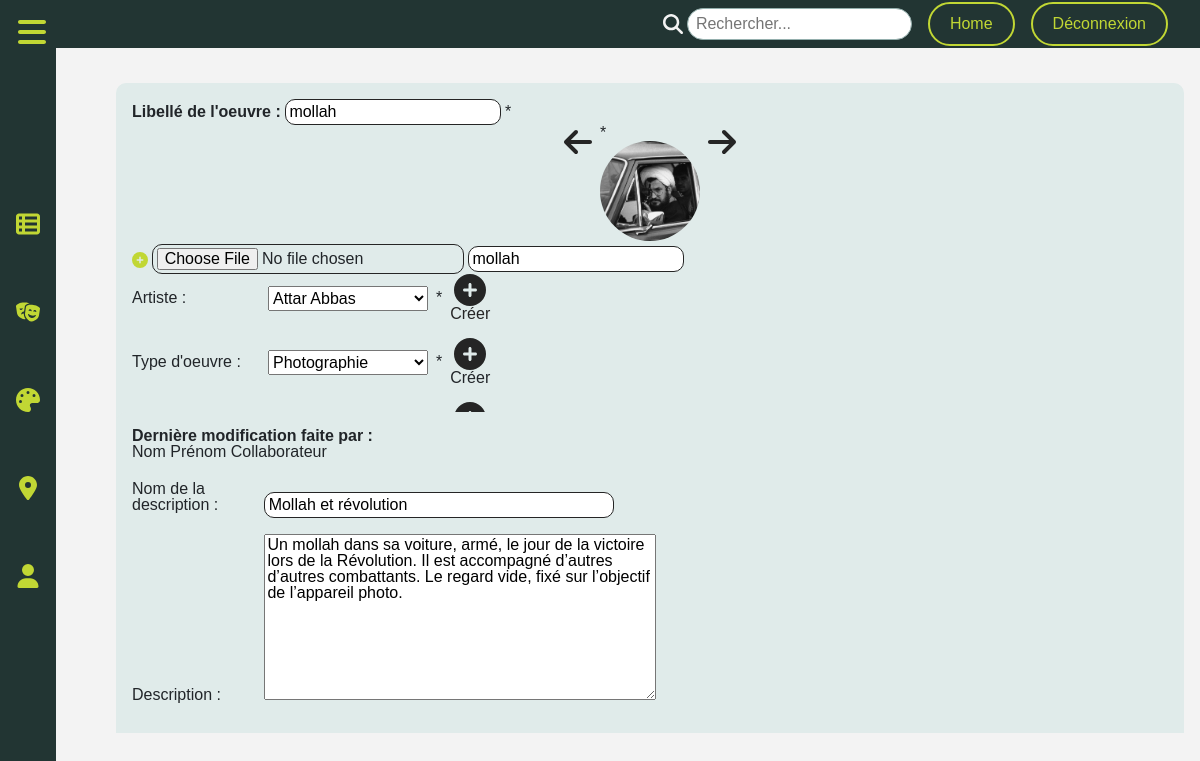
The app's page /oeuvre-update.php?id=1 with its own data.
### tables this page shows
CREATE TABLE `image` (
  `id_Image` int(11) NOT NULL,
  `libelle_Image` varchar(50) DEFAULT NULL,
  `chemin_Image` varchar(255) DEFAULT NULL,
  `Id_oeuvre` int(11) NOT NULL
);

CREATE TABLE `oeuvres` (
  `Id_oeuvre` int(11) NOT NULL,
  `libelle_Oeuvre` varchar(150) NOT NULL,
  `hauteur_Oeuvre` decimal(15,2) DEFAULT NULL,
  `largeur_Oeuvre` decimal(15,2) DEFAULT NULL,
  `profondeur_Oeuvre` decimal(15,2) DEFAULT NULL,
  `poids_Oeuvre` decimal(15,2) DEFAULT NULL,
  `prix` decimal(15,2) DEFAULT NULL,
  `etat_Oeuvre` tinyint(1) DEFAULT NULL,
  `Consultation_Oeuvre` int(11) DEFAULT NULL,
  `Id_Exposition` int(11) NOT NULL,
  `Id_Position` int(11) NOT NULL,
  `Id_Type` int(11) NOT NULL,
  `Id_Artiste` int(11) NOT NULL,
  `chemin_Flashcode` varchar(255) NOT NULL
);

CREATE TABLE `artiste` (
  `Id_Artiste` int(11) NOT NULL,
  `Nom_Artiste` varchar(150) NOT NULL,
  `Prenom_Artiste` varchar(50) DEFAULT NULL,
  `Email_Artiste` varchar(150) NOT NULL,
  `tel_Artiste` varchar(50) DEFAULT NULL,
  `id_DirArt` int(11) DEFAULT NULL
);

CREATE TABLE `type_oeuvre` (
  `Id_Type` int(11) NOT NULL,
  `libelle_Type` varchar(150) NOT NULL
);

CREATE TABLE `contenu` (
  `id_Contenu` int(11) NOT NULL,
  `description_Contenu` text,
  `Auteur_Contenu` varchar(100) DEFAULT NULL,
  `libelle_contenu` varchar(100) DEFAULT NULL,
  `Id_oeuvre` int(11) NOT NULL,
  `Id_Langue` int(11) NOT NULL
);

### includes/components/oeuvre-update-infos.php (the view, shortened to what this page needs)
<?php
$id = $_GET["id"];
$sql = "SELECT * FROM type_oeuvre";
$requeteType = $db->query($sql);
$types = $requeteType->fetchAll(PDO::FETCH_ASSOC);
$sql = "SELECT Id_Artiste, Nom_Artiste, Prenom_Artiste FROM artiste";
$requeteArtiste = $db->query($sql);
$artistes = $requeteArtiste->fetchAll(PDO::FETCH_ASSOC);
$sql = "SELECT oeuvres.Id_oeuvre, oeuvres.libelle_Oeuvre, oeuvres.hauteur_Oeuvre, oeuvres.largeur_Oeuvre, oeuvres.profondeur_Oeuvre, oeuvres.poids_Oeuvre, oeuvres.prix, oeuvres.etat_Oeuvre, oeuvres.Id_Exposition, oeuvres.Id_Position, oeuvres.Id_Type, oeuvres.Id_Artiste, image.chemin_Image, image.libelle_Image
FROM oeuvres
JOIN image ON oeuvres.Id_oeuvre = image.Id_oeuvre
WHERE oeuvres.Id_oeuvre = :id";
try {
    $requete = $db->prepare($sql);
    $requete->bindValue(":id", $id, PDO::PARAM_INT);
    $requete->execute();
    $oeuvre = $requete->fetch();
} catch (PDOException $e) {
    echo "Erreur de lors de la récupération du projet" . $e->getMessage();
}
;?>
<form action="" method="POST" enctype="multipart/form-data">
            <div id="blur-container">
                <div class="div-libelle-add-oeuvre">
                    <label for="libelle">Libellé de l'oeuvre :</label>
                    <input type="text" name="libelle" id="libelle" class="field-add-oeuvre" value="<?php echo $oeuvre["libelle_Oeuvre"]?>">
                    <span>*</span>
                </div>
                <div class="div-photo-add-oeuvre">
                    <div class="arrow-left-btn">
                        <button><svg  viewBox="0 0 448 512"><path d="M9.4 233.4c-12.5 12.5-12.5 32.8 0 45.3l160 160c12.5 12.5 32.8 12.5 45.3 0s12.5-32.8 0-45.3L109.2 288 416 288c17.7 0 32-14.3 32-32s-14.3-32-32-32l-306.7 0L214.6 118.6c12.5-12.5 12.5-32.8 0-45.3s-32.8-12.5-45.3 0l-160 160z"/></svg></button>
                    </div>
                    <div class="container-img-oeuvre">
                        <span>*</span>
                        <div class="image-svg-container">
                            <img src="artwork/<?php echo $oeuvre["chemin_Image"];?>" alt="">
                        </div>
                    </div>
                    <div class="arrow-right-btn">
                        <button><svg viewBox="0 0 448 512"><path d="M438.6 278.6c12.5-12.5 12.5-32.8 0-45.3l-160-160c-12.5-12.5-32.8-12.5-45.3 0s-12.5 32.8 0 45.3L338.8 224 32 224c-17.7 0-32 14.3-32 32s14.3 32 32 32l306.7 0L233.4 393.4c-12.5 12.5-12.5 32.8 0 45.3s32.8 12.5 45.3 0l160-160z"/></svg></button>
                    </div>
                </div>
                <div>
                    <label class="svg-add-img" for="imgOeuvre">
                        <svg  viewBox="0 0 512 512"><path d="M256 512A256 256 0 1 0 256 0a256 256 0 1 0 0 512zM232 344V280H168c-13.3 0-24-10.7-24-24s10.7-24 24-24h64V168c0-13.3 10.7-24 24-24s24 10.7 24 24v64h64c13.3 0 24 10.7 24 24s-10.7 24-24 24H280v64c0 13.3-10.7 24-24 24s-24-10.7-24-24z"/></svg>
                    </label>
                    <input type="file" name="imgOeuvre" id="imgOeuvre" accept="image/*">
                    <input type="text" name="libelleImg" id="libelleImg" placeholder="Libellé de l'image" value="<?= $oeuvre["libelle_Image"];?>">
                </div>
                <div class="div-infos-oeuvre">
                    <div class="select-type-add-oeuvre">
                        <label for="artiste">Artiste :</label>
                        <select name="artiste" id="artiste">
                            <?php foreach($artistes as $artiste) :?>
                            <option value="<?= $artiste["Id_Artiste"]?>" <?= ($artiste["Id_Artiste"] == $oeuvre["Id_Artiste"]) ? 'selected' : ''?>><?php echo $artiste["Nom_Artiste"]?> <?php echo $artiste["Prenom_Artiste"]?></option>
                            <?php endforeach;?>
                        </select>
                        <span>*</span>
                        <div class="add-type-plus">
                            <a href="#">
                                <svg  viewBox="0 0 512 512"><path d="M256 512A256 256 0 1 0 256 0a256 256 0 1 0 0 512zM232 344V280H168c-13.3 0-24-10.7-24-24s10.7-24 24-24h64V168c0-13.3 10.7-24 24-24s24 10.7 24 24v64h64c13.3 0 24 10.7 24 24s-10.7 24-24 24H280v64c0 13.3-10.7 24-24 24s-24-10.7-24-24z"/></svg>
                                <span>Créer</span>
                            </a>
                        </div>
                    </div>
                    <div class="select-type-add-oeuvre">
                        <label for="type">Type d'oeuvre :</label>
                        <select name="type" id="type">
                            <?php foreach($types as $type) :?>
                            <option value="<?= $type["Id_Type"]?>" <?= ($type["Id_Type"] == $oeuvre["Id_Type"]) ? 'selected' : ''?>><?= $type["libelle_Type"]?></option>
                            <?php endforeach;?>
                        </select>
                        <span>*</span>
                        <div class="add-type-plus">
                            <div id="add-type-btn">
                                <svg  viewBox="0 0 512 512"><path d="M256 512A256 256 0 1 0 256 0a256 256 0 1 0 0 512zM232 344V280H168c-13.3 0-24-10.7-24-24s10.7-24 24-24h64V168c0-13.3 10.7-24 24-24s24 10.7 24 24v64h64c13.3 0 24 10.7 24 24s-10.7 24-24 24H280v64c0 13.3-10.7 24-24 24s-24-10.7-24-24z"/></svg>
                                <span>Créer</span>
                            </div>
                        </div>
                    </div>
                    <div class="select-type-add-oeuvre">
                        <label for="exposition">Exposition: </label>
                        <span>*</span>
                        <div class="add-type-plus">
                            <a href="#">
                                <span>Créer</span>
                            </a>
                        </div>
                    </div>
                    <div class="select-type-add-oeuvre">
                        <label for="position">Position :</label>
                        <span>*</span>
                    </div>
                    <div class="input-dimensions multi">
                        <div class="haut-oeuvre-add position">
                            <label for="hauteur">Hauteur :</label>
                        </div>
                        <div class="larg-oeuvre-add position">
                            <label for="largeur">Largeur :</label>
                        </div>
                        <div class="prof-oeuvre-add position">
                            <label for="profondeur">Profondeur :</label>
                        </div>
                    </div>
                    <div class="input-infos-supp multi">
                        <div class="info-poids-add">
                            <label for="poids">Poids :</label>
                        </div>
                        <div class="info-prix-add">
                            <label for="prix">Prix :</label>
                        </div>
                    </div>
                    <div>
                        <label for="state">Livrée</label>
                    </div>
                </div>
                <div class="btn-submit-add-oeuvre">
                </div>
            </div>
        </form>

### includes/components/oeuvre-update-description.php (shortened to what this page needs)
<?php
$id = $_GET["id"];
$id_langue = $_GET['langues'];
$sqlLangues = "SELECT langue.Id_Langue, langue.libelle_Langue, oeuvres.Id_oeuvre, oeuvres.libelle_Oeuvre, contenu.libelle_Contenu, contenu.description_Contenu, contenu.Auteur_Contenu
FROM oeuvres
JOIN contenu ON oeuvres.Id_oeuvre = contenu.Id_oeuvre
JOIN langue ON contenu.Id_Langue = langue.Id_Langue
WHERE oeuvres.Id_oeuvre = :Id_oeuvre
AND contenu.Id_langue = :Id_langue";
$requeteLangues = $db->prepare($sqlLangues);
$requeteLangues->bindValue(":Id_oeuvre", $id, PDO::PARAM_INT);
$requeteLangues->bindValue(":Id_langue", $id_langue, PDO::PARAM_INT);
$requeteLangues->execute();
$languesTest = $requeteLangues->fetch();
;?>
<form action="" method="POST">
    <div class="add-oeuvre-descr">
        <div class="add-description">
            <div>
                <h2>Dernière modification faite par :</h2>
                <span>Nom Prénom Collaborateur</span>
            </div>
            <div class="libelle-contenu">
                <label for="libelleContenu">Nom de la description : </label>
                <input type="text" name="libelleContenu" id="libelleContenu" value="<?= $languesTest['libelle_Contenu']?>">
            </div>
            <label for="description">Description :</label>
            <textarea name="description" id="description" cols="40" rows="10"><?php echo $languesTest['description_Contenu'] ;?></textarea>
        </div>
        <div class="div-select-oeuvre">
        </div>
    </div>
</form>

### assets/css/style.css (style rules this page uses)
:root { --BGCOLORPU: #252525; --BGCOLORPR: #F3f3f3; --PRIMARY: #565759; --SECONDARY: #E0EBEA; --ACCENT1: #C1D734; --ACCENT3: #FEE440; --ACCENT2: #ed5BE8; --FONTCOLOR: #F3f3f3; --FONTCOLOR2: #252525; --FONTTITLE: "Playfair", sans-serif; --FONTTEXT: "Montserrat", sans-serif; }
body { font-family: var(--FONTTEXT); }
div.oeuvre-unique-contain input { border-radius: 10px; padding: 0.2rem; border: 1px solid var(--FONTCOLOR2); }
div.div-libelle-add-oeuvre label { font-weight: 700; }
.select-type-add-oeuvre label { width: 8rem; }
div.div-photo-add-oeuvre { display: flex; justify-content: center; }
div.div-photo-add-oeuvre div { height: fit-content; }
div.arrow-left-btn, div.arrow-right-btn { display: flex; align-items: center; }
div.arrow-left-btn button, div.arrow-right-btn button { height: fit-content; background-color: transparent; border: none; }
div.arrow-left-btn button svg, div.arrow-right-btn button svg { height: 2rem; width: 2rem; fill: var(--FONTCOLOR2); }
div.container-img-oeuvre { position: relative; width: fit-content; }
div.image-svg-container { position: relative; width: fit-content; }
div.container-img-oeuvre img { height: 100px; width: 100px; object-fit: cover; border-radius: 50%; }
div#add-type-btn { cursor: pointer; display: flex; flex-direction: column; justify-content: center; align-items: center; }
div.div-infos-oeuvre { display: flex; flex-direction: column; gap: 1rem; }
div.multi { display: flex; width: 100%; }
div.multi div { padding-right: 1rem; }
div.position { display: flex; flex-direction: column; align-items: center; }
div.select-type-add-oeuvre { display: flex; align-items: center; gap: 0.5rem; }
div.select-type-add-oeuvre select { height: 1.6rem; width: 10rem; }
div.add-type-plus a { display: flex; flex-direction: column; align-items: center; color: var(--FONTCOLOR2); }
div.add-type-plus svg { height: 2rem; width: 2rem; fill: var(--FONTCOLOR2); }
div.btn-submit-add-oeuvre { display: flex; justify-content: flex-end; padding-top: 2rem;; }
div.add-description div { padding-bottom: 1rem; }
div.add-description div h2 { font-weight: 600; }
div.add-oeuvre-descr { width: 100%; }
div.add-oeuvre-descr label { width : 8rem; }
div.div-select-oeuvre { display: flex; padding-top: 2rem; }
label.svg-add-img { height: 1rem; width: 1rem; fill: #C1D734; }
form input { margin-top: 1rem; width: 350px; }

### records on screen
image: libelle "mollah", chemin_Image (picture), libelleImg "mollah"
oeuvres: artiste "Attar Abbas", type "Photographie"
contenu: libelleContenu "Mollah et révolution", description "Un mollah dans sa voiture, armé, le jour de la victoire lors de la Révolution. Il est accompagné d’autres d’autres combattants. Le regard vide, fixé sur l’objectif de l’appareil photo."
